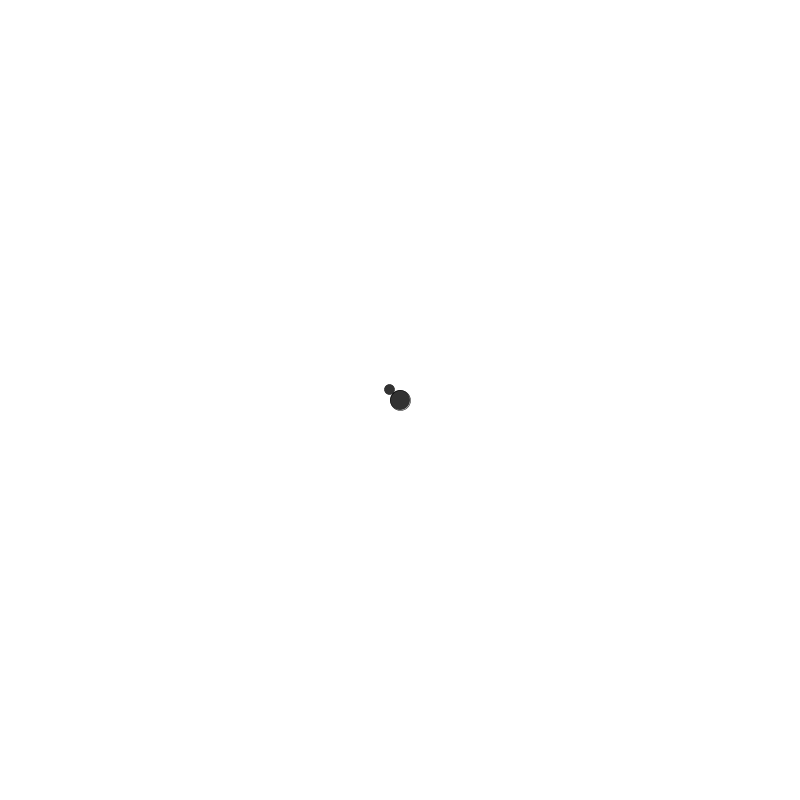
Frame 1 (no input)
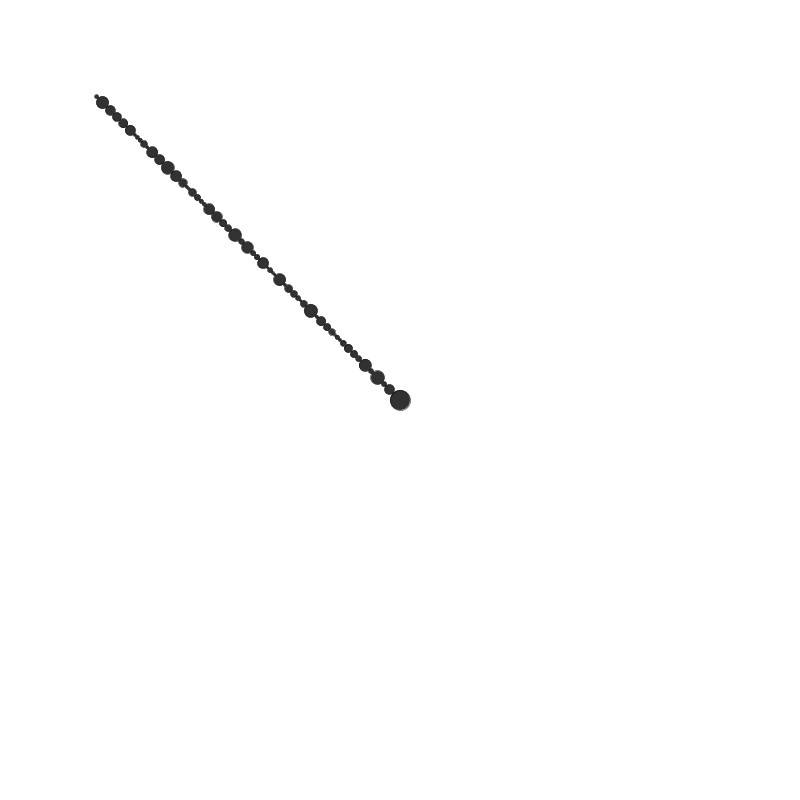
Frame 60 (the mouse pressed at the canvas centre just before this capture)
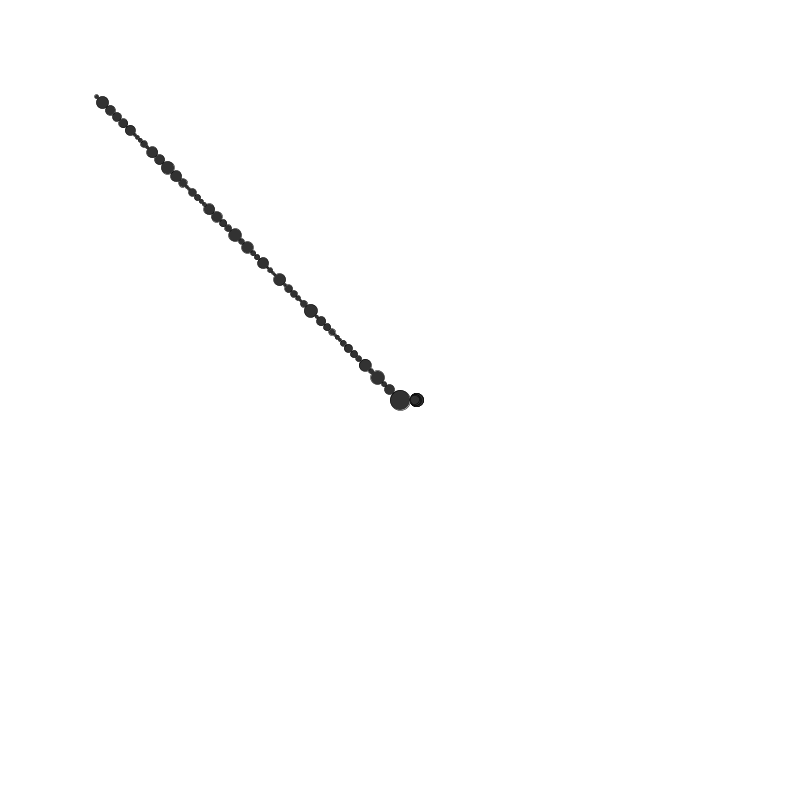
Frame 120 (the mouse held since frame 60 and released just before this capture)

The Processing sketch that drew these frames (run headless with seeded random() and noise(); from frame 60 on, the mouse is pressed at the canvas centre):

// Processing sketch: simple_dla_1
// ── simple_dla_1.pde
int maxCount = 5000; //max count of the cirlces
int currentCount = 1;
float[] x = new float[maxCount];
float[] y = new float[maxCount];
float[] r = new float[maxCount]; // radius
 
void setup() {
  size(800,800);
  smooth();
  //frameRate(10);
 
  // first circle
  x[0] = width/2;
  y[0] = height/2;
  r[0] = 10;
  //r[0] = 400;
}
 
 
void draw() {
  background(255);
 
  strokeWeight(0.5);
  //noFill();
 
  // create a radom set of parameters
  float newR = random(1, 7);
  float newX = mouseX;//random(0+newR, width-newR);
  float newY = mouseY;//random(0+newR, height-newR);
 
  float closestDist = 100000000;
  int closestIndex = 0;
  // which circle is the closest?
  for(int i=0; i < currentCount; i++) {
    float newDist = dist(newX,newY, x[i],y[i]);
    if (newDist < closestDist) {
      closestDist = newDist;
      closestIndex = i;
    }
  }
 
  // show random position and line
  // fill(230);
  // ellipse(newX,newY,newR*2,newR*2);
  // line(newX,newY,x[closestIndex],y[closestIndex]);
 
  // aline it to the closest circle outline
  float angle = atan2(newY-y[closestIndex], newX-x[closestIndex]);
 
  x[currentCount] = x[closestIndex] + cos(angle) * (r[closestIndex]+newR);
  y[currentCount] = y[closestIndex] + sin(angle) * (r[closestIndex]+newR);
  r[currentCount] = newR;
  currentCount++;
 
  // draw them
  for (int i=0 ; i < currentCount; i++) {
    //fill(50,150);
    fill(50);
    ellipse(x[i],y[i], r[i]*2,r[i]*2); 
  }
 
  if (currentCount >= maxCount) noLoop();
 
}
 
